Frame 1 (no input): blank canvas, image omitted
Frame 60 (no input): blank canvas, image omitted
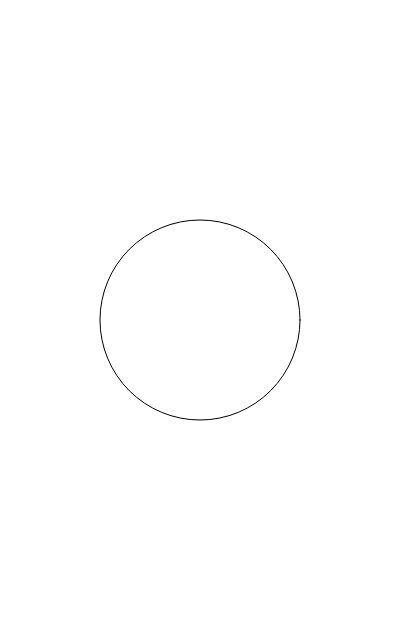
Frame 120 (the mouse pressed at the canvas centre since frame 60)

The p5.js sketch whose frames 1 and 60 were blank and that drew this single picture after the mouse press (run headless with seeded random() and noise() and a simulated clock; from frame 60 on, the mouse is pressed at the canvas centre):

// p5.js sketch
// ── sketch.js
//Circle grows in size
var circleSize = 0;

function setup() { 
  createCanvas(400, 640);
  
  
} 

function draw() { 
  
  background(255);
  ellipseMode(CENTER);
  
  stroke(0);
  fill(255);
  
  ellipse(mouseX, mouseY, circleSize, circleSize);
  
  //circle growth varies with speed of horizontal
  //mouse move
  circleSize = circleSize + abs(pmouseX - mouseX);
}
